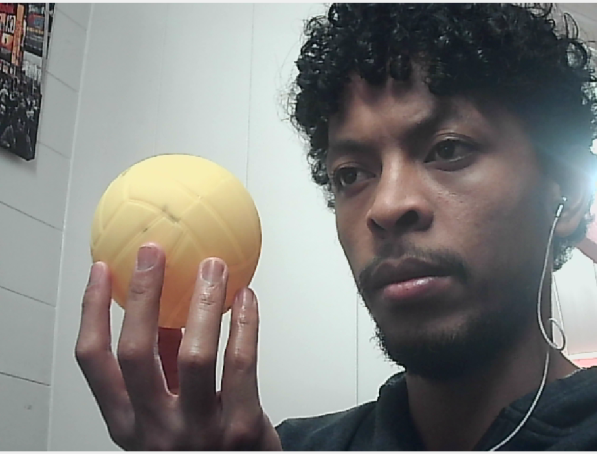
#> input picture ball_tracking/ball_tracking/include/img.png, 597 x 454 px
$ python -i ball_tracking.py   (imports and definitions only)
#> lines starting #> are read from the running program, lines starting #| are printed output that depends on the picture; after the words box and inside, x2 and y2 are one past the last pixel; in counts of white or black regions, pixels touching at a corner belong together; long printed decimals are rounded
### ball_tracking/ball_tracking/scripts/TrackerHelper.py
class TrackerHelper():
    def __init__(self, focal_length = 10000,real_ball_radius = 100):
#> further down, picture is the input picture: shape (454, 597, 3); mean B, G, R 123.9, 127, 127.9
        self.focal_length = focal_length
        self.real_ball_radius = real_ball_radius

    # focal length finder function
    # [5 lines left out: function setFocalLength, not called in this run]

    def getCoordinates(self, ball_radius_in_frame, center_y_in_frame):
        x = (self.real_ball_radius * self.focal_length)/ball_radius_in_frame
        y = (center_y_in_frame * x )/self.focal_length
        print(f"(x,y) = ({x},{y})")
        return (x,y)

    def getDistance(self,radius_in_frame):
        return self.focal_length * self.real_ball_radius / radius_in_frame
    # def initializeFocalLength(self):


### ball_tracking/ball_tracking/scripts/ball_tracking.py
# USAGE
# python ball_tracking.py --video ball_tracking_example.mp4
# python ball_tracking.py

# import the necessary packages
from collections import deque
from imutils.video import VideoStream
import numpy as np
import cv2
import imutils
import time
from TrackerHelper import TrackerHelper

yellow_min = (21,116,106)
yellow_max = (31,255,255)
class Tracker():
	def __init__(self,
			  trackerHelper = TrackerHelper(real_ball_radius=5., focal_length=750.),
			  yellowLower = (16,34,144),
			  yellowUpper = (43, 151, 255)):
		# trackerHelper = TrackerHelper(real_ball_radius=5., focal_length=277.)
		self.trackerHelper = trackerHelper

		# define the lower and upper boundaries of the "green"
		# ball in the HSV color space, then initialize the
		# list of tracked points
		# greenLower = (29, 86, 6)
		# greenUpper = (64, 255, 255)
		self.yellowLower = yellowLower
		self.yellowUpper = yellowUpper
		self.buffer = 64
		self.pts = deque(maxlen=self.buffer)


		# allow the camera or video file to warm up
		time.sleep(2.0)

	def callBack(self, frame_from_image_topic):
		radius = 0
		distance = 0
		# grab the current frame
		frame = frame_from_image_topic

		# resize the frame, blur it, and convert it to the HSV
		# color space
		# frame = imutils.resize(frame, width=600)
		blurred = cv2.GaussianBlur(frame, (11, 11), 0)
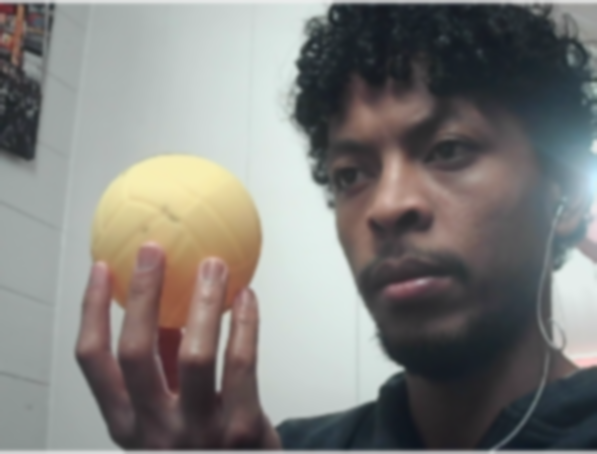
#> blurred: shape (454, 597, 3); mean B, G, R 123.8, 126.9, 127.8
		hsv = cv2.cvtColor(blurred, cv2.COLOR_BGR2HSV)
#> hsv: shape (454, 597, 3); mean H, S, V 84.4, 36.9, 134.3

		# construct a mask for the color "green", then perform
		# a series of dilations and erosions to remove any small
		# blobs left in the mask
		mask = cv2.inRange(hsv, self.yellowLower, self.yellowUpper)
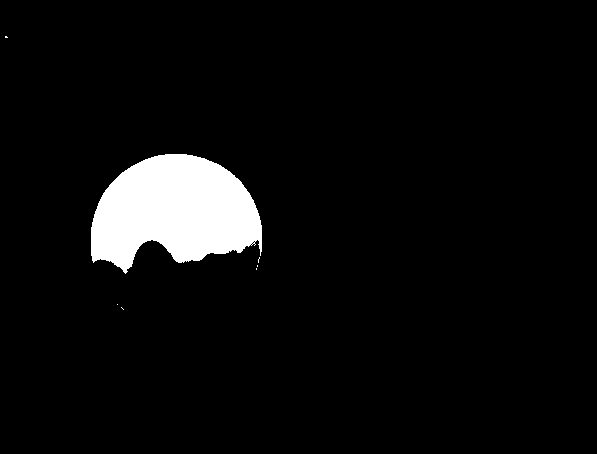
#> mask: shape (454, 597); 5.3% white; 7 white regions (6 under 20 px), largest, box (x1, y1, x2, y2) and area: (91, 154, 262, 274) 14246
		mask = cv2.erode(mask, None, iterations=2)
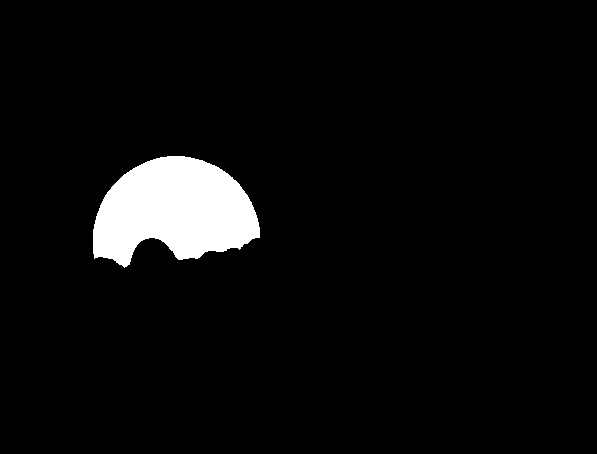
#> mask: shape (454, 597); 4.8% white; 1 white region, box (x1, y1, x2, y2) and area: (93, 156, 260, 268) 12924
		mask = cv2.dilate(mask, None, iterations=2)
#> mask: shape (454, 597); 5.2% white; 1 white region

		# find contours in the mask and initialize the current
		# (x, y) center of the ball
		cnts = cv2.findContours(mask.copy(), cv2.RETR_EXTERNAL,
			cv2.CHAIN_APPROX_SIMPLE)
#> cnts = 1 contour; box (x1, y1, x2, y2) and area: (91, 154, 262, 270) 13940
		cnts = imutils.grab_contours(cnts)
		center = None

		# only proceed if at least one contour was found
		if len(cnts) > 0:
			# find the largest contour in the mask, then use
			# it to compute the minimum enclosing circle and
			# centroid
			c = max(cnts, key=cv2.contourArea)
#> c = contour of 220 points, box (x1, y1, x2, y2) (91, 154, 262, 270), area 13940
			((x, y), radius) = cv2.minEnclosingCircle(c)
#> x = 175.7; y = 238.5; radius = 86.39
			M = cv2.moments(c)
#> M = moments, m00 13940, centre m10/m00, m01/m00 = (173.8, 210.8)
			center = (int(M["m10"] / M["m00"]), int(M["m01"] / M["m00"]))
#> center = (173, 210)

			# only proceed if the radius meets a minimum size
			if radius > 50:
				# draw the circle and centroid on the frame,
				# then update the list of tracked points
				cv2.circle(frame, (int(x), int(y)), int(radius),
					(0, 255, 255), 2)
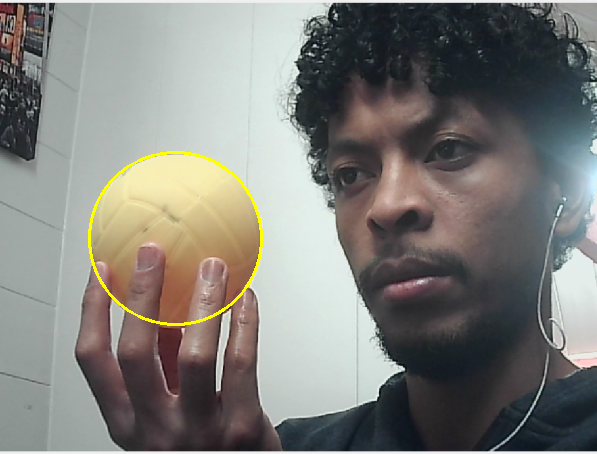
#> frame: shape (454, 597, 3); 0.59% of pixels changed, all inside (x1, y1, x2, y2) = (88, 151, 263, 326)
				cv2.circle(frame, center, 5, (0, 0, 255), -1)
#> frame: shape (454, 597, 3); 0.03% of pixels changed, all inside (x1, y1, x2, y2) = (168, 205, 179, 216)
				# self.trackerHelper.setFocalLength(30.,radius)
				# print(f"focal_length = {self.trackerHelper.focal_length}")
				distance = self.trackerHelper.getDistance(radius)
#> distance = 43.41
				# print(f"(x,y) = ({x},{y})")
				self.trackerHelper.getCoordinates(radius,distance)
#> in getCoordinates, `y = (center_y_in_frame * x )/self.focal_length`: y = 2.51
#| (x,y) = (43.408,2.512)
				print(f"Distance = {distance},Radius = {radius}")
#| Distance = 43.408,Radius = 86.389

		# update the points queue
		self.pts.appendleft(center)

		# loop over the set of tracked points
		for i in range(1, len(self.pts)):
			# if either of the tracked points are None, ignore
			# them
			if self.pts[i - 1] is None or self.pts[i] is None:
				continue

			# otherwise, compute the thickness of the line and
			# draw the connecting lines
			thickness = int(np.sqrt(self.buffer / float(i + 1)) * 2.5)
			cv2.line(frame, self.pts[i - 1], self.pts[i], (0, 0, 255), thickness)

		# show the frame to our screen
		#cv2.imshow("Ball detection", frame)
		return {"frame": frame, "distance":distance, "radius":radius}

>>> import cv2
>>> picture = cv2.imread('../include/img.png')
>>> result = Tracker().callBack(picture)
#> result = 3 items
